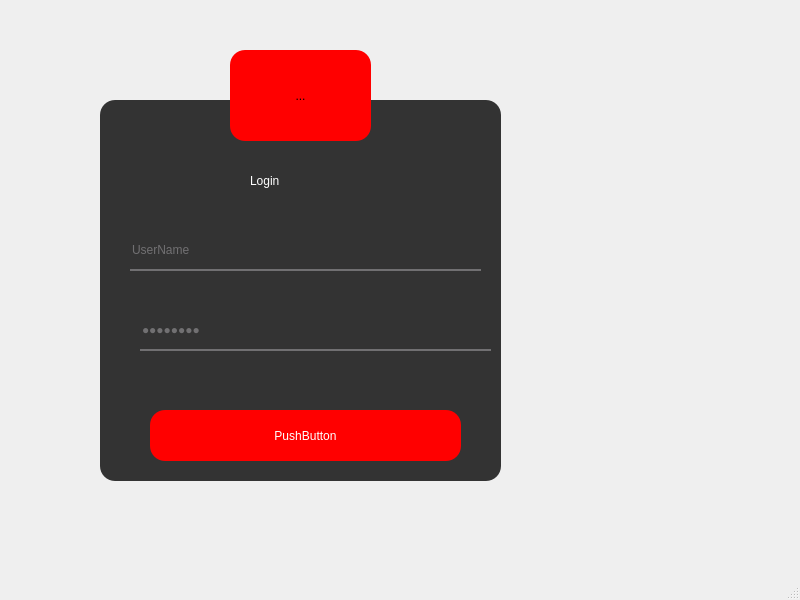
<?xml version="1.0" encoding="UTF-8"?>
<ui version="4.0">
 <class>MainWindow</class>
 <widget class="QMainWindow" name="MainWindow">
  <property name="geometry">
   <rect>
    <x>0</x>
    <y>0</y>
    <width>800</width>
    <height>600</height>
   </rect>
  </property>
  <property name="windowTitle">
   <string>MainWindow</string>
  </property>
  <widget class="QWidget" name="centralwidget">
   <widget class="QFrame" name="frame">
    <property name="geometry">
     <rect>
      <x>100</x>
      <y>100</y>
      <width>401</width>
      <height>381</height>
     </rect>
    </property>
    <property name="styleSheet">
     <string notr="true">QFrame
{
	background:rgb(51, 51, 51);
	border-radius:15px;
}</string>
    </property>
    <property name="frameShape">
     <enum>QFrame::StyledPanel</enum>
    </property>
    <property name="frameShadow">
     <enum>QFrame::Raised</enum>
    </property>
    <widget class="QLabel" name="label">
     <property name="geometry">
      <rect>
       <x>150</x>
       <y>60</y>
       <width>221</width>
       <height>41</height>
      </rect>
     </property>
     <property name="styleSheet">
      <string notr="true">QLabel{
font: 75 italic 22pt &quot;Calibri&quot;;
color:rgb(255, 255, 255);
}</string>
     </property>
     <property name="text">
      <string>Login</string>
     </property>
    </widget>
    <widget class="QPushButton" name="pushButton">
     <property name="geometry">
      <rect>
       <x>50</x>
       <y>310</y>
       <width>311</width>
       <height>51</height>
      </rect>
     </property>
     <property name="mouseTracking">
      <bool>false</bool>
     </property>
     <property name="styleSheet">
      <string notr="true">QPushButton
{
background:red;
color:white;
border-radius:15px;
}
QPushButton:hover
{
background:#49ebff;
color:red;
border-radius:15px;
}</string>
     </property>
     <property name="text">
      <string>PushButton</string>
     </property>
    </widget>
    <widget class="QLineEdit" name="lineEdit">
     <property name="geometry">
      <rect>
       <x>30</x>
       <y>130</y>
       <width>351</width>
       <height>41</height>
      </rect>
     </property>
     <property name="styleSheet">
      <string notr="true">QLineEdit
{
font: 75 italic 15pt &quot;Calibri&quot;;
background:transparent;
border:none;
color:#717072;
border-bottom:2px solid #717072;
}</string>
     </property>
     <property name="text">
      <string>UserName</string>
     </property>
    </widget>
    <widget class="QLineEdit" name="lineEdit_2">
     <property name="geometry">
      <rect>
       <x>40</x>
       <y>210</y>
       <width>351</width>
       <height>41</height>
      </rect>
     </property>
     <property name="styleSheet">
      <string notr="true">QLineEdit
{
font: 75 italic 15pt &quot;Calibri&quot;;
background:transparent;
border:none;
color:#717072;
border-bottom:2px solid #717072;
}</string>
     </property>
     <property name="text">
      <string>Password</string>
     </property>
     <property name="echoMode">
      <enum>QLineEdit::PasswordEchoOnEdit</enum>
     </property>
    </widget>
   </widget>
   <widget class="QToolButton" name="toolButton">
    <property name="geometry">
     <rect>
      <x>230</x>
      <y>50</y>
      <width>141</width>
      <height>91</height>
     </rect>
    </property>
    <property name="styleSheet">
     <string notr="true">QToolButton
{
background:red;
border-radius:15px;
}</string>
    </property>
    <property name="text">
     <string>...</string>
    </property>
    <property name="icon">
     <iconset>
      <normaloff>login6.png</normaloff>login6.png</iconset>
    </property>
    <property name="iconSize">
     <size>
      <width>500</width>
      <height>500</height>
     </size>
    </property>
    <property name="checkable">
     <bool>false</bool>
    </property>
    <property name="autoRepeat">
     <bool>false</bool>
    </property>
    <property name="autoExclusive">
     <bool>false</bool>
    </property>
   </widget>
  </widget>
  <widget class="QMenuBar" name="menubar">
   <property name="geometry">
    <rect>
     <x>0</x>
     <y>0</y>
     <width>800</width>
     <height>26</height>
    </rect>
   </property>
  </widget>
  <widget class="QStatusBar" name="statusbar"/>
 </widget>
 <resources/>
 <connections/>
</ui>
